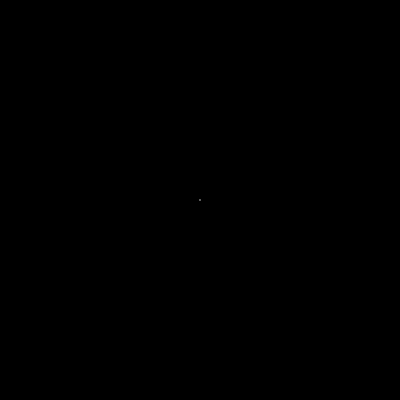
Frame 1 (no input)
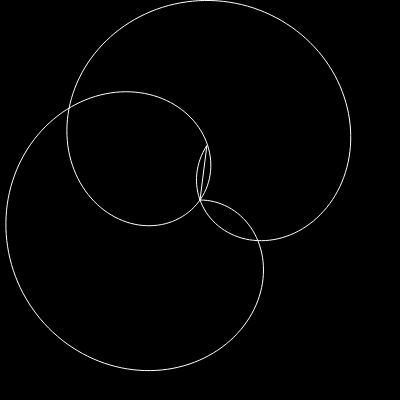
Frame 60 (no input)
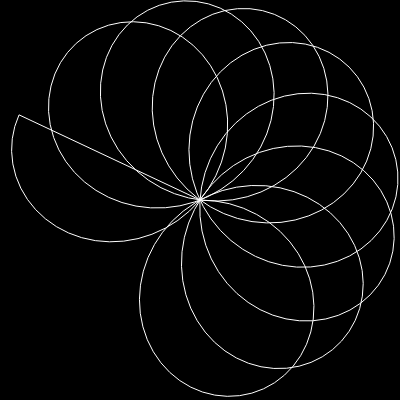
Frame 120 (the mouse pressed at the canvas centre since frame 60)

The p5.js sketch that drew these frames (run headless with seeded random() and noise() and a simulated clock; from frame 60 on, the mouse is pressed at the canvas centre):

// p5.js sketch
// ── sketch.js
// Thiago Sotoriva Lermen
// Mathematics
// Maurer rose
// Based on: https://en.wikipedia.org/wiki/Maurer_rose

var d = 0 ;
var n = 0;
var sliderD;
var sliderN;

function setup() {
  createCanvas(400, 400);
  sliderD = createSlider(1, 180, 1);
  sliderN = createSlider(0, 100);
  //sliderD.input(draw);
  //sliderN.input(draw);
  angleMode(DEGREES);
}

function draw() {
  //d = sliderD.value();
  //n = sliderN.value();
  background(0);
  translate(width/2, height/2);
  stroke(255);
  
  noFill();
  beginShape();
  strokeWeight(1);
  for(let teta=0;teta<361;teta++){
    let k = teta * d;
    let r = 200* sin(n*k);
    let x = r * cos(k);
    let y = r * sin(k);
    vertex(x, y);
  }
  endShape(CLOSE);
  
  n += 0.01;
  d += 0.03;

}
